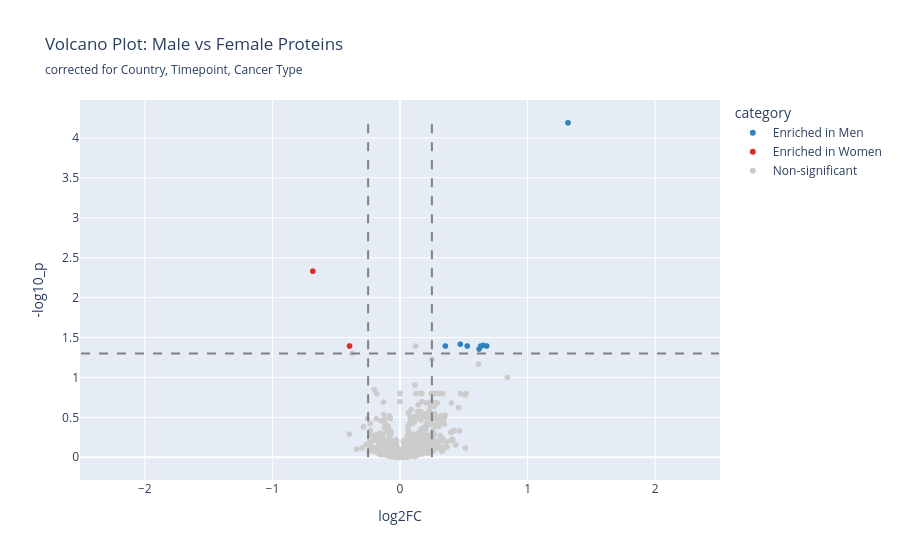

The code cell stored with this chart in its notebook:
### Code cell
fig.add_shape(
    type="line",
    x0=-fc_thresh, x1=-fc_thresh,
    y0=0, y1=res_df["-log10_p"].max(),
    line=dict(dash="dash", color="grey")
)

fig.add_shape(
    type="line",
    x0=fc_thresh, x1=fc_thresh,
    y0=0, y1=res_df["-log10_p"].max(),
    line=dict(dash="dash", color="grey")
)

fig.add_shape(
    type="line",
    x0=-2.5, x1=2.5,
    y0=-np.log10(0.05), y1=-np.log10(0.05),
    line=dict(dash="dash", color="grey")
)

### Figure 1 — Plotly figure (JSON) as saved in the notebook; plotly's stock layout.template omitted (floating-point values rounded to 4 significant figures; data arrays with more than 128 entries replaced by an {"elided": "..."} marker saying what was removed)
{"data": [{"customdata": [[3.243e-08, 6.451e-05, "Enriched in Men"], [5.783e-05, 0.03834, "Enriched in Men"], [7.99e-05, 0.03973, "Enriched in Men"], [0.0001789, 0.04039, "Enriched in Men"], [0.0001315, 0.04039, "Enriched in Men"], [0.000195, 0.04039, "Enriched in Men"], [0.0002031, 0.04039, "Enriched in Men"], [0.0002436, 0.04404, "Enriched in Men"]], "hovertemplate": "<b>%{hovertext}</b><br><br>category=%{customdata[2]}<br>log2FC=%{x}<br>-log10_p=%{y}<br>pvalue=%{customdata[0]}<br>adj_pvalue=%{customdata[1]}<extra></extra>", "hovertext": ["CDHR2", "GGT7", "GGT1", "MMP3", "IVL", "SUSD5", "HEXA", "FTH1"], "legendgroup": "Enriched in Men", "marker": {"color": "#3182bd", "symbol": "circle"}, "mode": "markers", "name": "Enriched in Men", "showlegend": true, "type": "scattergl", "x": [1.317, 0.4726, 0.652, 0.6334, 0.6795, 0.3559, 0.5268, 0.6197], "xaxis": "x", "y": [4.19, 1.416, 1.401, 1.394, 1.394, 1.394, 1.394, 1.356], "yaxis": "y"}, {"customdata": [[4.694e-06, 0.004669, "Enriched in Women"], [0.0001611, 0.04039, "Enriched in Women"]], "hovertemplate": "<b>%{hovertext}</b><br><br>category=%{customdata[2]}<br>log2FC=%{x}<br>-log10_p=%{y}<br>pvalue=%{customdata[0]}<br>adj_pvalue=%{customdata[1]}<extra></extra>", "hovertext": ["PZP", "PSMD13"], "legendgroup": "Enriched in Women", "marker": {"color": "#de2d26", "symbol": "circle"}, "mode": "markers", "name": "Enriched in Women", "showlegend": true, "type": "scattergl", "x": [-0.6836, -0.3956], "xaxis": "x", "y": [2.331, 1.394], "yaxis": "y"}, {"customdata": {"elided": "1979x3 mixed values"}, "hovertemplate": "<b>%{hovertext}</b><br><br>category=%{customdata[2]}<br>log2FC=%{x}<br>-log10_p=%{y}<br>pvalue=%{customdata[0]}<br>adj_pvalue=%{customdata[1]}<extra></extra>", "hovertext": {"elided": "1979 str values"}, "legendgroup": "Non-significant", "marker": {"color": "#cccccc", "symbol": "circle"}, "mode": "markers", "name": "Non-significant", "showlegend": true, "type": "scattergl", "x": {"elided": "1979 float values"}, "xaxis": "x", "y": {"elided": "1979 float values"}, "yaxis": "y"}], "layout": {"legend": {"title": {"text": "category"}, "tracegroupgap": 0}, "shapes": [{"line": {"color": "grey", "dash": "dash"}, "type": "line", "x0": -0.25, "x1": -0.25, "y0": 0, "y1": 4.19}, {"line": {"color": "grey", "dash": "dash"}, "type": "line", "x0": 0.25, "x1": 0.25, "y0": 0, "y1": 4.19}, {"line": {"color": "grey", "dash": "dash"}, "type": "line", "x0": -2.5, "x1": 2.5, "y0": 1.301, "y1": 1.301}], "title": {"subtitle": {"text": "corrected for Country, Timepoint, Cancer Type"}, "text": "Volcano Plot: Male vs Female Proteins"}, "xaxis": {"anchor": "y", "domain": [0, 1], "title": {"text": "log2FC"}}, "yaxis": {"anchor": "x", "domain": [0, 1], "title": {"text": "-log10_p"}}}}
